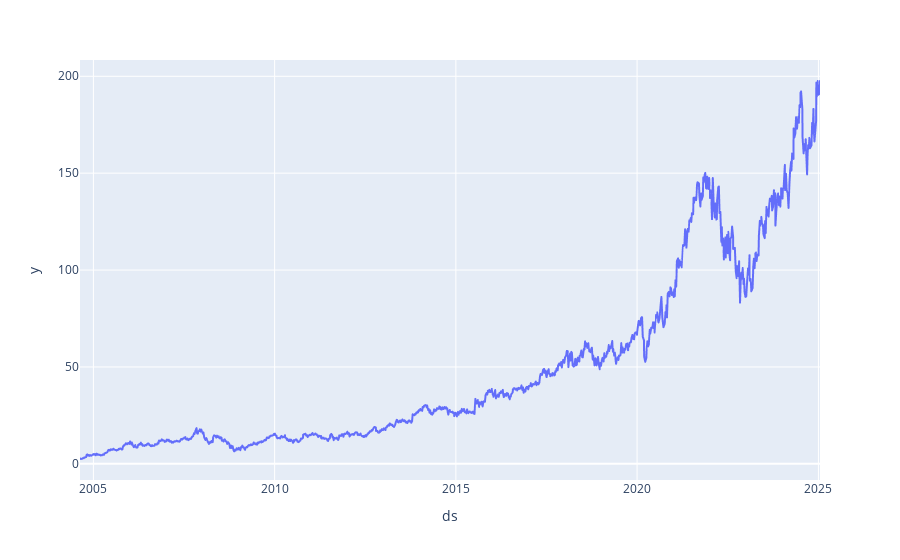

Here is the notebook cell this chart was saved with:
### Code cell
fig = px.line(df, x=df["ds"], y=df["y"])
fig.show()

### Figure 1 — Plotly figure (JSON) as saved in the notebook; plotly's stock layout.template omitted (floating-point values rounded to 4 significant figures; data arrays with more than 128 entries replaced by an {"elided": "..."} marker saying what was removed)
{"data": [{"hovertemplate": "ds=%{x}<br>y=%{y}<extra></extra>", "legendgroup": "", "line": {"color": "#636efa", "dash": "solid"}, "marker": {"symbol": "circle"}, "mode": "lines", "name": "<b style=\"color:sandybrown\">[R]</b>  <i style=\"color:#fc9944\">~7D</i>", "showlegend": false, "type": "scattergl", "uid": "8ca349ba-7127-4f46-8b87-6bb99ad8c577", "x": {"elided": "1000 str values"}, "xaxis": "x", "y": {"elided": "1000 float values"}, "yaxis": "y"}], "layout": {"legend": {"tracegroupgap": 0}, "margin": {"t": 60}, "xaxis": {"anchor": "y", "domain": [0, 1], "title": {"text": "ds"}}, "yaxis": {"anchor": "x", "domain": [0, 1], "title": {"text": "y"}}}}
